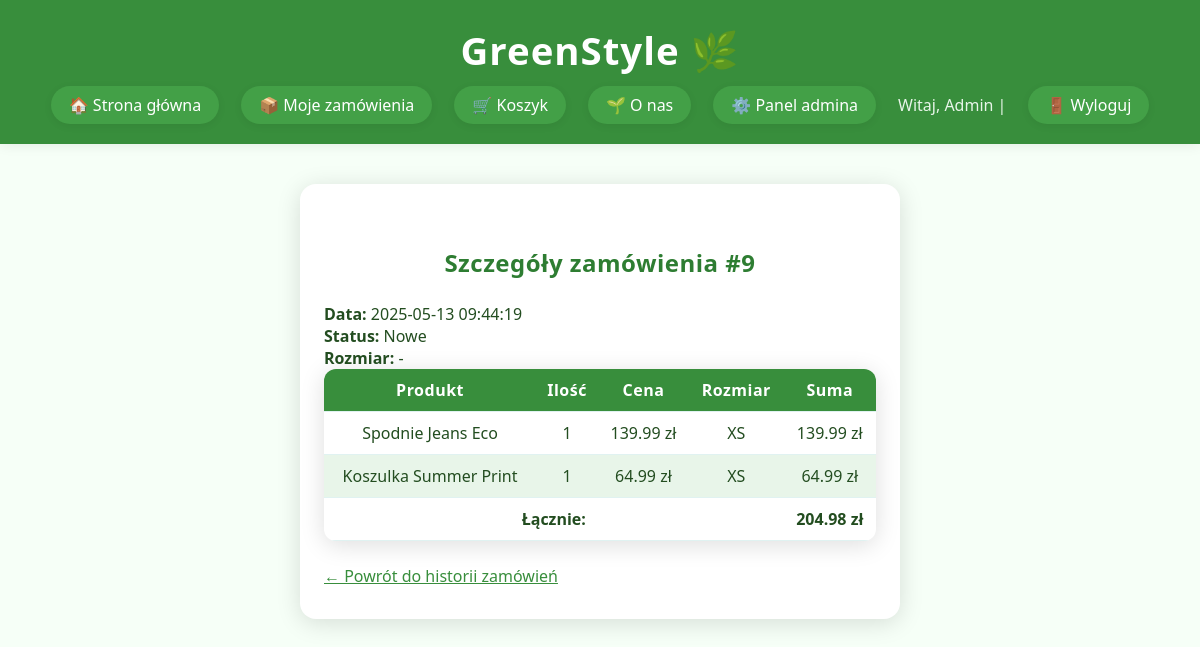
Screenshot of /order_details.php?id=9 (signed in) with the database file from the repository.
### tables this page shows
CREATE TABLE `orders` (
  `id` int(11) NOT NULL,
  `user_id` int(11) NOT NULL,
  `address` varchar(255) DEFAULT NULL,
  `phone` varchar(50) DEFAULT NULL,
  `created_at` timestamp NOT NULL DEFAULT current_timestamp(),
  `total_price` decimal(10,2) NOT NULL DEFAULT 0.00,
  `status` varchar(32) DEFAULT 'Nowe',
  `size` varchar(8) DEFAULT NULL
);

CREATE TABLE `order_items` (
  `id` int(11) NOT NULL,
  `order_id` int(11) NOT NULL,
  `product_id` int(11) NOT NULL,
  `quantity` int(11) NOT NULL,
  `price` decimal(10,2) NOT NULL,
  `size` varchar(8) DEFAULT NULL
);

CREATE TABLE `products` (
  `id` int(11) NOT NULL,
  `name` varchar(255) NOT NULL,
  `description` text DEFAULT NULL,
  `price` decimal(10,2) NOT NULL,
  `image` varchar(255) DEFAULT NULL
);

### order_details.php (the view, shortened to what this page needs)
<?php
require 'db.php';
$order_id = $_GET['id'] ?? null;
$user_id = $_SESSION['user']['id'];
$is_admin = isset($_SESSION['user']['role']) && $_SESSION['user']['role'] === 'admin';
if ($is_admin) {
    $stmt = $pdo->prepare("SELECT * FROM orders WHERE id = ?");
    $stmt->execute([$order_id]);
} else {
    $stmt = $pdo->prepare("SELECT * FROM orders WHERE id = ? AND user_id = ?");
    $stmt->execute([$order_id, $user_id]);
}
$order = $stmt->fetch();
$stmt = $pdo->prepare("
    SELECT oi.quantity, oi.price, oi.size, p.name
    FROM order_items oi
    JOIN products p ON oi.product_id = p.id
    WHERE oi.order_id = ?
");
$stmt->execute([$order_id]);
$items = $stmt->fetchAll();
?>
<!DOCTYPE html>
<html lang="pl">
<head>
    <link rel="stylesheet" href="css/style.css">
</head>
<body>
    <header>
        <div class="container">
            <h1>GreenStyle 🌿</h1>
            <nav>
                <a href="index.php">🏠 Strona główna</a>
                <a href="orders_history.php">📦 Moje zamówienia</a>
                <a href="cart.php">🛒 Koszyk</a>
                <a href="about.php">🌱 O nas</a>
                <?php if (isset($_SESSION['user'])): ?>
                    <?php if ($_SESSION['user']['role'] === 'admin'): ?>
                        <a href="admin/index.php">⚙️ Panel admina</a>
                    <?php endif; ?>
                    <span>Witaj, <?= htmlspecialchars($_SESSION['user']['name']) ?> |</span>
                    <a href="logout.php">🚪 Wyloguj</a>
                <?php else: ?>
                    <a href="login.php">🔐 Zaloguj</a>
                    <a href="register.php">📝 Rejestracja</a>
                <?php endif; ?>
            </nav>
        </div>
    </header>
    <div class="details-container">
        <h2>Szczegóły zamówienia #<?= $order['id'] ?></h2>
        <p>
            <strong>Data:</strong> <?= $order['created_at'] ?><br>
            <strong>Status:</strong> <?= htmlspecialchars($order['status'] ?? 'Nowe') ?><br>
            <strong>Rozmiar:</strong> <?= isset($order['size']) ? htmlspecialchars($order['size']) : '-' ?>
        </p>
        <table class="details-table">
            <thead>
                <tr>
                    <th>Produkt</th>
                    <th>Ilość</th>
                    <th>Cena</th>
                    <th>Rozmiar</th>
                    <th>Suma</th>
                </tr>
            </thead>
            <tbody>
                <?php $total = 0; foreach ($items as $item): $sum = $item['quantity'] * $item['price']; $total += $sum; ?>
                <tr>
                    <td><?= htmlspecialchars($item['name']) ?></td>
                    <td><?= $item['quantity'] ?></td>
                    <td><?= number_format($item['price'], 2) ?> zł</td>
                    <td><?= htmlspecialchars($item['size']) ?></td>
                    <td><?= number_format($sum, 2) ?> zł</td>
                </tr>
                <?php endforeach; ?>
                <tr>
                    <td colspan="4"><strong>Łącznie:</strong></td>
                    <td><strong><?= number_format($total, 2) ?> zł</strong></td>
                </tr>
            </tbody>
        </table>
        <a href="orders_history.php" style="color:#388e3c;">← Powrót do historii zamówień</a>
    </div>
</body>
</html>

### css/style.css (style rules this page uses)
* { box-sizing: border-box; margin: 0; padding: 0; }
body { background: #f6fff7; color: #234d20; font-family: 'Segoe UI', Arial, sans-serif; min-height: 100vh; }
.container { max-width: 1200px; margin: 0 auto; padding: 0 24px; }
header { background: #388e3c; color: #fff; padding: 24px 0 10px 0; margin-bottom: 30px; box-shadow: 0 2px 12px #0001; }
header h1 { font-size: 2.4em; letter-spacing: 1px; margin-bottom: 10px; text-align: center; }
nav { display: flex; justify-content: center; align-items: center; gap: 22px; flex-wrap: wrap; margin-bottom: 10px; }
nav a { color: #fff; text-decoration: none; background: #43a047; padding: 8px 18px; border-radius: 20px; font-weight: 500; transition: background 0.2s; box-shadow: 0 2px 8px #0001; }
nav span { color: #e8f5e9; font-size: 1em; }
h2 { text-align: center; color: #2e7d32; margin: 30px 0 24px 0; font-size: 1.5em; letter-spacing: 0.5px; }
table { width: 100%; border-collapse: collapse; background: #fff; border-radius: 12px; overflow: hidden; box-shadow: 0 4px 24px #0002; margin-bottom: 32px; font-size: 1em; }
th, td { padding: 14px 12px; text-align: center; border-bottom: 1px solid #e0f2f1; }
th { background: #388e3c; color: #fff; font-weight: 600; letter-spacing: 0.5px; }
tr:nth-child(even) { background: #e8f5e9; }

### order_details.php (style rules this page uses)
.details-container { max-width: 600px; margin: 40px auto; background: #fff; border-radius: 16px; box-shadow: 0 4px 24px #0002; padding: 32px 24px; }
.details-table { width: 100%; border-collapse: collapse; margin-bottom: 24px; }
.details-table th, .details-table td { padding: 10px 8px; text-align: center; border-bottom: 1px solid #e0f2f1; }
.details-table th { background: #388e3c; color: #fff; font-weight: 600; }
.details-table tr:nth-child(even) { background: #e8f5e9; }

### rows the page displays
orders: id "9", created_at "2025-05-13 09:44:19", status "Nowe"
order_items: product.name "Spodnie Jeans Eco", quantity "1", price "139.99", size "XS"
order_items: product.name "Koszulka Summer Print", quantity "1", price "64.99", size "XS"

### other values shown
$_SESSION['user']['name'] "Admin"
$total "204.98"
